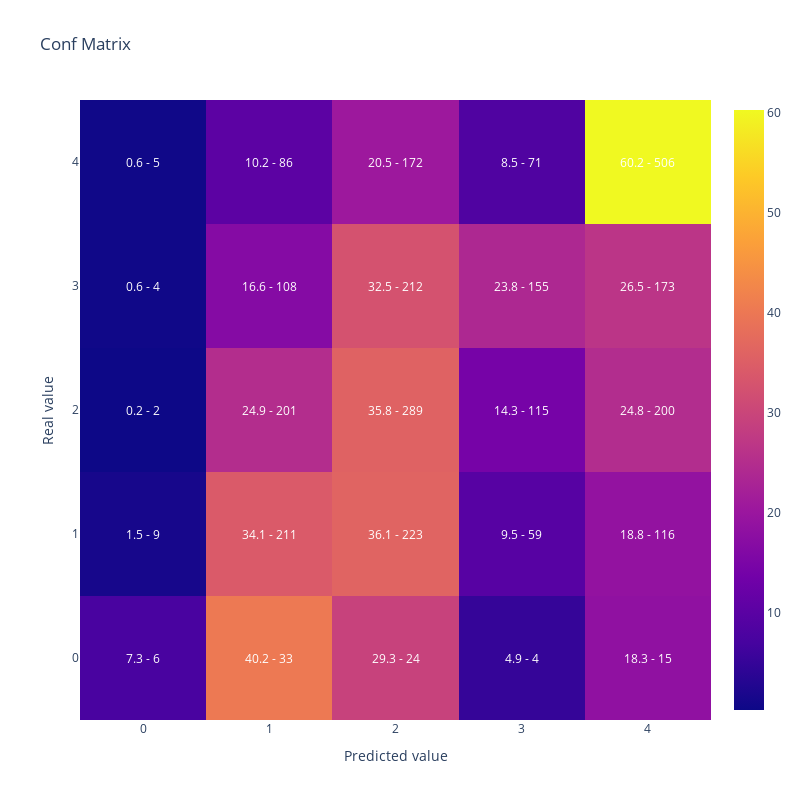

Notebook code for this chart:
### Code cell
#Vamos a replicar el resultado de la optimizacion reentrenando el modelo con el mejor conjunto de hiperparametros
#Generamos parametros incluyendo los fijos y la mejor solución que encontro optuna
lgb_params =  {      
                        'objective': 'multiclass',
                        'verbosity':-1,
                        'num_class': len(y_train.unique())} | study.best_params

lgb_train_dataset = lgb.Dataset(data=X_train,
                                label=y_train)


#Entreno
lgb_model = lgb.train(lgb_params,
                    lgb_train_dataset)

#Muestro matriz de confusion y kappa
display(plot_confusion_matrix(y_test,lgb_model.predict(X_test).argmax(axis=1)))

cohen_kappa_score(y_test,lgb_model.predict(X_test).argmax(axis=1),
                             weights = 'quadratic')

### Figure 1 — Plotly figure (JSON) as saved in the notebook; plotly's stock layout.template omitted (floating-point values rounded to 4 significant figures)
{"data": [{"type": "heatmap", "x": [0, 1, 2, 3, 4], "y": [0, 1, 2, 3, 4], "z": [[7.317, 40.24, 29.27, 4.878, 18.29], [1.456, 34.14, 36.08, 9.547, 18.77], [0.2478, 24.91, 35.81, 14.25, 24.78], [0.6135, 16.56, 32.52, 23.77, 26.53], [0.5952, 10.24, 20.48, 8.452, 60.24]]}], "layout": {"annotations": [{"font": {"color": "white"}, "showarrow": false, "text": "7.3 - 6", "x": 0, "xref": "x", "y": 0, "yref": "y"}, {"font": {"color": "white"}, "showarrow": false, "text": "40.2 - 33", "x": 1, "xref": "x", "y": 0, "yref": "y"}, {"font": {"color": "white"}, "showarrow": false, "text": "29.3 - 24", "x": 2, "xref": "x", "y": 0, "yref": "y"}, {"font": {"color": "white"}, "showarrow": false, "text": "4.9 - 4", "x": 3, "xref": "x", "y": 0, "yref": "y"}, {"font": {"color": "white"}, "showarrow": false, "text": "18.3 - 15", "x": 4, "xref": "x", "y": 0, "yref": "y"}, {"font": {"color": "white"}, "showarrow": false, "text": "1.5 - 9", "x": 0, "xref": "x", "y": 1, "yref": "y"}, {"font": {"color": "white"}, "showarrow": false, "text": "34.1 - 211", "x": 1, "xref": "x", "y": 1, "yref": "y"}, {"font": {"color": "white"}, "showarrow": false, "text": "36.1 - 223", "x": 2, "xref": "x", "y": 1, "yref": "y"}, {"font": {"color": "white"}, "showarrow": false, "text": "9.5 - 59", "x": 3, "xref": "x", "y": 1, "yref": "y"}, {"font": {"color": "white"}, "showarrow": false, "text": "18.8 - 116", "x": 4, "xref": "x", "y": 1, "yref": "y"}, {"font": {"color": "white"}, "showarrow": false, "text": "0.2 - 2", "x": 0, "xref": "x", "y": 2, "yref": "y"}, {"font": {"color": "white"}, "showarrow": false, "text": "24.9 - 201", "x": 1, "xref": "x", "y": 2, "yref": "y"}, {"font": {"color": "white"}, "showarrow": false, "text": "35.8 - 289", "x": 2, "xref": "x", "y": 2, "yref": "y"}, {"font": {"color": "white"}, "showarrow": false, "text": "14.3 - 115", "x": 3, "xref": "x", "y": 2, "yref": "y"}, {"font": {"color": "white"}, "showarrow": false, "text": "24.8 - 200", "x": 4, "xref": "x", "y": 2, "yref": "y"}, {"font": {"color": "white"}, "showarrow": false, "text": "0.6 - 4", "x": 0, "xref": "x", "y": 3, "yref": "y"}, {"font": {"color": "white"}, "showarrow": false, "text": "16.6 - 108", "x": 1, "xref": "x", "y": 3, "yref": "y"}, {"font": {"color": "white"}, "showarrow": false, "text": "32.5 - 212", "x": 2, "xref": "x", "y": 3, "yref": "y"}, {"font": {"color": "white"}, "showarrow": false, "text": "23.8 - 155", "x": 3, "xref": "x", "y": 3, "yref": "y"}, {"font": {"color": "white"}, "showarrow": false, "text": "26.5 - 173", "x": 4, "xref": "x", "y": 3, "yref": "y"}, {"font": {"color": "white"}, "showarrow": false, "text": "0.6 - 5", "x": 0, "xref": "x", "y": 4, "yref": "y"}, {"font": {"color": "white"}, "showarrow": false, "text": "10.2 - 86", "x": 1, "xref": "x", "y": 4, "yref": "y"}, {"font": {"color": "white"}, "showarrow": false, "text": "20.5 - 172", "x": 2, "xref": "x", "y": 4, "yref": "y"}, {"font": {"color": "white"}, "showarrow": false, "text": "8.5 - 71", "x": 3, "xref": "x", "y": 4, "yref": "y"}, {"font": {"color": "white"}, "showarrow": false, "text": "60.2 - 506", "x": 4, "xref": "x", "y": 4, "yref": "y"}], "height": 800, "title": {"text": "Conf Matrix"}, "width": 800, "xaxis": {"title": {"text": "Predicted value"}}, "yaxis": {"title": {"text": "Real value"}}}}
